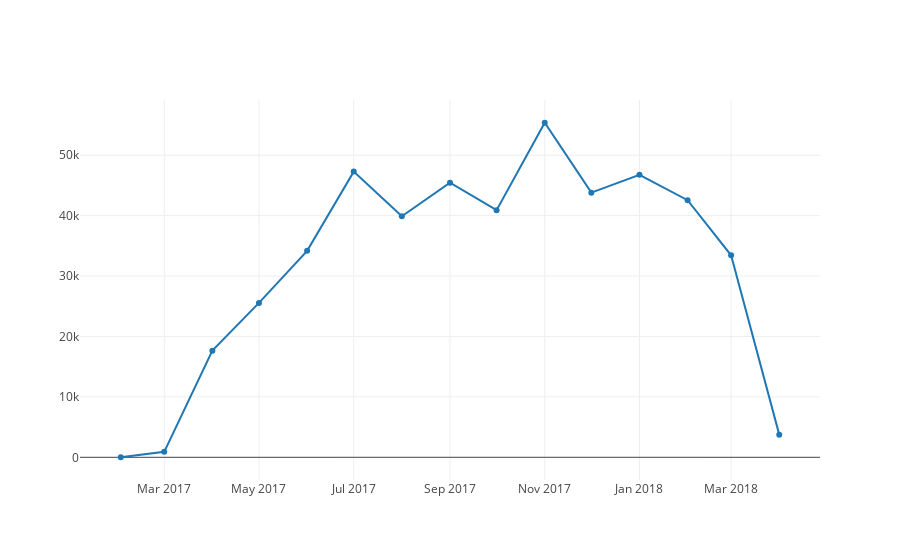

Source (notebook cell):
### Markdown cell above
- **por padrão o iplot() plota um gráfico de linha, da sentido de valor acumulado**

### Code cell
import plotly.graph_objs as go

data = [go.Scatter(x=vendas_por_mes.index,
                   y=vendas_por_mes.values)]

py.iplot(data)

### Figure 1 — Plotly figure (JSON) as saved in the notebook; plotly's stock layout.template omitted (floating-point values rounded to 4 significant figures)
{"data": [{"type": "scatter", "uid": "bfe2bda4-09fd-40f0-b4fd-c35daa212d55", "x": ["2017-02", "2017-03", "2017-04", "2017-05", "2017-06", "2017-07", "2017-08", "2017-09", "2017-10", "2017-11", "2017-12", "2018-01", "2018-02", "2018-03", "2018-04"], "y": [9.99, 902.9, 17650.0, 25560.0, 34170.0, 47280.0, 39900.0, 45460.0, 40910.0, 55370.0, 43810.0, 46760.0, 42560.0, 33440.0, 3754.0]}], "layout": {}}
